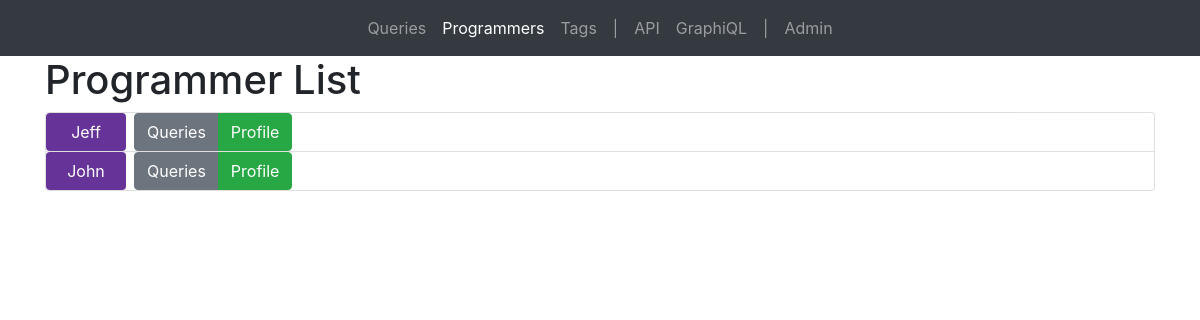
The page /programmers/ on the database as committed earlier.
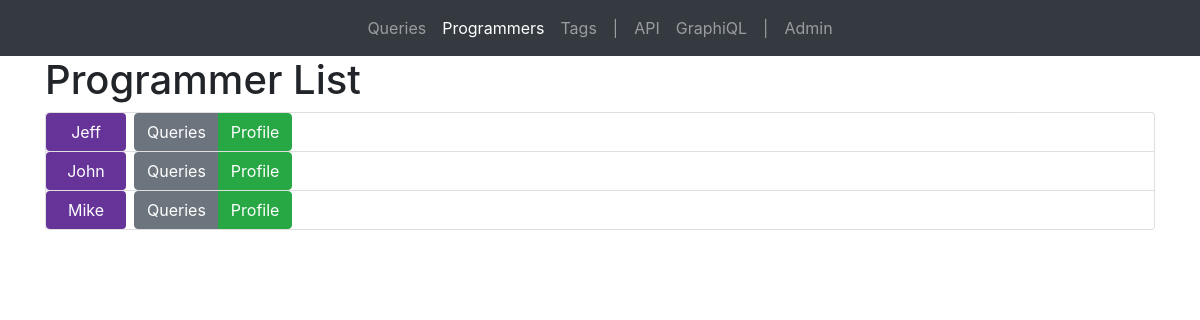
The same page on the database as committed later.
### querymanager/models.py (models this page shows, shortened)
class Programmer(models.Model):
    programmer_id = models.AutoField(primary_key=True)
    name = models.CharField(max_length=100)
    title = models.CharField(max_length=100)
    hire_date = models.DateField(null=True)

### querymanager/views.py (the view)
# urls.py: path('programmers/', views.ProgrammerList.as_view(), name='programmer_list'),
class ProgrammerList(ListView):
    model = Programmer
    context_object_name = 'programmer_list'
    template_name = 'programmer_list.html'
    def get_context_data(self, **kwargs):
        context = super().get_context_data(**kwargs)
        context['programmer_active'] = 'active'
        context['query_list'] = Query.objects.all()
        context['programmer_list'] = Programmer.objects.all()
        return context

### querymanager/models.py (called while the page is built)
    def __str__(self):
        return str(self.query_id) + ": " + self.name

### querymanager/templates/querymanager/programmer_list.html (shortened to what this page needs)
{% extends "querymanager/base.html" %}
{% load static %}
{% block content %}
<h1>Programmer List</h1>
<div class="accordion" id="accordionExample">
{% for programmer in programmer_list %}
    <div class="card">
        <div class="btn-toolbar" role="toolbar" aria-label="Toolbar with button groups">
            <div class="btn-group mr-2" role="group" aria-label="First group">
                <button type="button" class="btn wiu btn-uniform">
                    {{ programmer.name }}
                </button>
            </div>
            <div class="btn-group mr-2" role="group" aria-label="Second group">
                <button class="btn btn-secondary collapsed" type="button" data-toggle="collapse" style="text-decoration: none;"
                        data-target="#collapse{{ programmer.programmer_id }}" aria-expanded="false"
                        aria-controls="collapse{{ programmer.programmer_id"
                        id="heading{{ programmer.programmer_id }}">
                    Queries
                </button>
                <button type="button" class="btn btn-success">
                    <a href="{% url 'programmer_detail' pk=programmer.programmer_id %}" style="color: white;text-decoration: none;">
                        Profile
                    </a>
                </button>
            </div>
        </div>
    </div>
{% endfor %}
</div>
{% endblock content %}

Rows that differ between the two databases and show on the page:
added Programmer: name "Mike"
